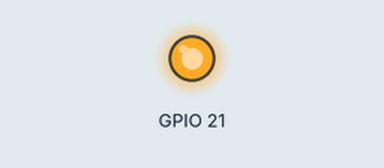
Recording of a program running on a simulated Raspberry Pi (BCM pin numbers). On the bench: output pins drawn as LEDs (lit = HIGH). At 5.0 s the program stops and its outputs stay as they are.

Above: at 0.1 s.
At 5.1 s:
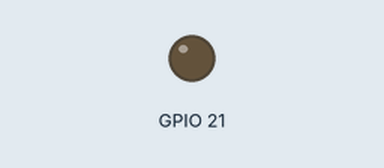
Timing chart, 0 to 6.5 s (numbered marks = the images above):
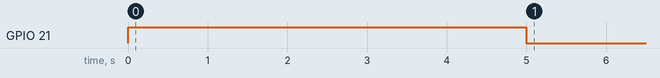

The program:

gpio_set.py
```python
import RPi.GPIO as GPIO			# Import the GPIO module
import time 				# Import the time module
GPIO.setmode(GPIO.BCM)			# Set the GPIO pin naming convention to BCM
GPIO.setup(21,GPIO.OUT)			# Set up GPIO pin 21 as an output
GPIO.output(21,GPIO.HIGH) 		# Set GPIO pin 21 to digital high (on)
time.sleep(5)				# Wait for 5 seconds
GPIO.output(21,GPIO.LOW)		# Set GPIO pin 21 to digital low (off)
GPIO.cleanup()				# Exit the GPIO session cleanly
```

Measured:
- by itself, GPIO 21: LOW → HIGH at 0.00 s, → LOW 5.0 s later
